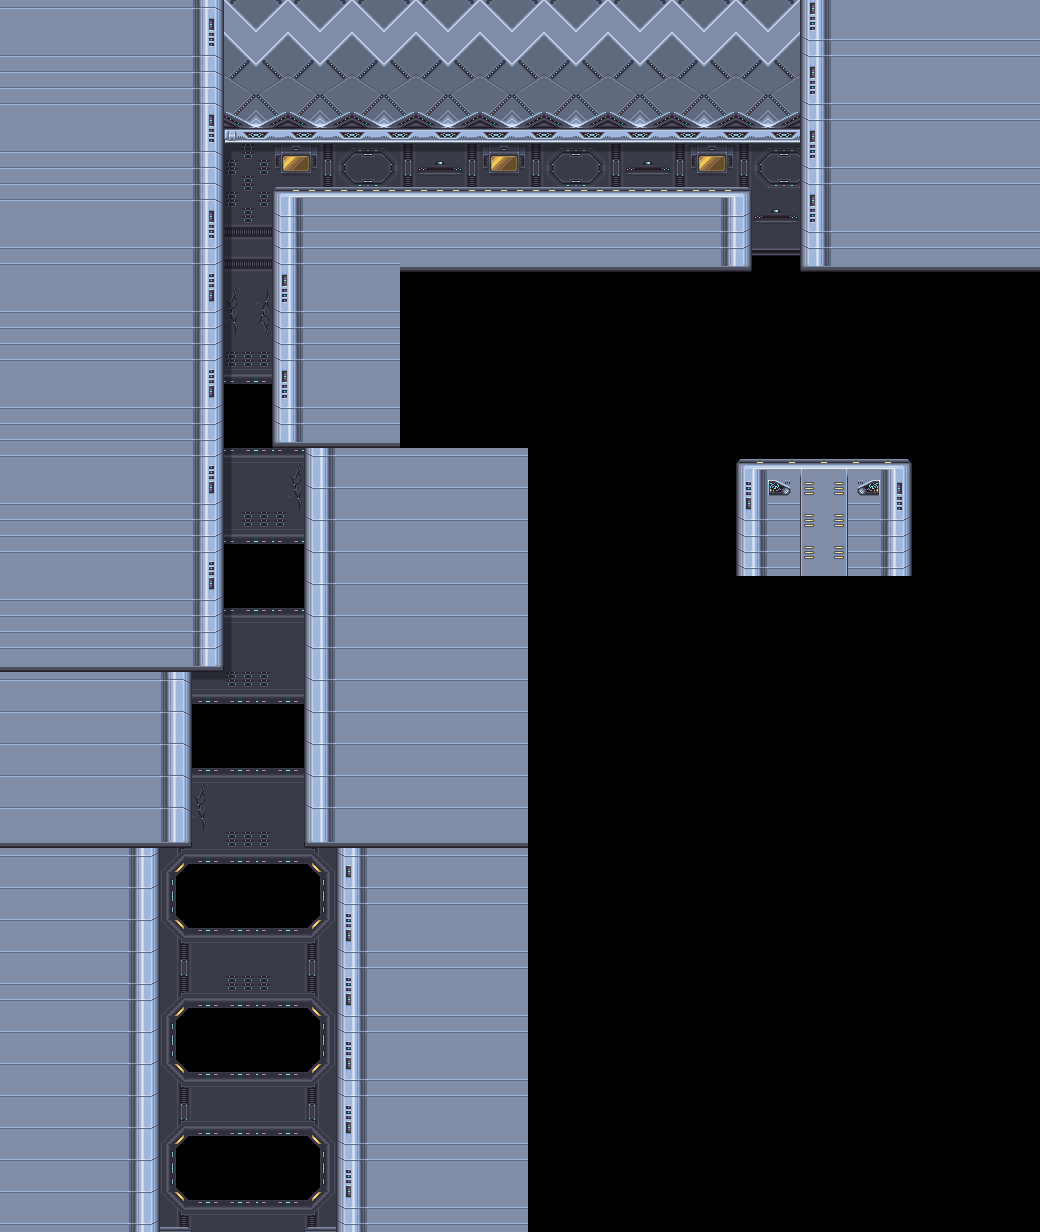

Below is a game level as drawn by its tile map, then a one-line description and the .tmx that defines it (tile-layer data replaced by summaries):
An orthogonal 65x77 tile map with 16x16 px tiles, 4 tile layers (Background, Shadows, Main, Foreground).

<map version="1.9" tiledversion="1.9.0" orientation="orthogonal" renderorder="right-down" width="65" height="77" tilewidth="16" tileheight="16" infinite="0" nextlayerid="6" nextobjectid="1">
 <tileset firstgid="1" source="DynastyTileset.tsx" />
 <layer id="4" name="Background" width="65" height="77">
  <data>[5005 cells, 850 non-empty, 28 distinct tile ids]</data>
 </layer>
 <layer id="5" name="Shadows" width="65" height="77">
  <data>[5005 cells, 64 non-empty, 4 distinct tile ids]</data>
 </layer>
 <layer id="1" name="Main" width="65" height="77">
  <data>[5005 cells, 2537 non-empty, 36 distinct tile ids]</data>
 </layer>
 <layer id="3" name="Foreground" width="65" height="77">
  <data>[5005 cells, 0 non-empty, 0 distinct tile ids]</data>
 </layer>
</map>
